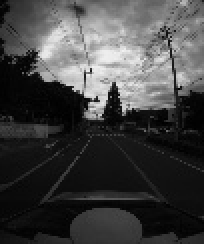
//> input picture build/Test00_template/000133.jpg, 102 x 122 px (shown 2 times larger)
$ ./lbp_hog   (built with g++ and OpenCV 4)
//> lines starting //> are read from the running program, lines starting //| are printed output that depends on the picture
#include <opencv2/opencv.hpp>
#include <cstdio>
#include <iostream>
#include <fstream>
#include <stdio.h>
#include <stdlib.h>
#include <time.h>
#include <unistd.h>
#include <vector>
#include <omp.h>
#include <time.h>

int LBP_filter[3][3] = {{64, 32, 16},
                        {128, 0, 8},
                        {1, 2, 4}};

void cvt_LBP(const cv::Mat &src, cv::Mat &lbp)
{
  lbp = cv::Mat(src.rows, src.cols, CV_8UC1);
  lbp = cv::Scalar::all(0);
  cv::Mat padsrc;
  // cv::cvtColor(padsrc, padsrc, cv::COLOR_BGR2GRAY);
  copyMakeBorder(src, padsrc, 1, 1, 1, 1, cv::BORDER_REPLICATE);

  // cv::imshow("first", src);
  // cv::imshow("third", lbp);
  for (int x = 1; x < padsrc.cols - 1; x++)
  {
    for (int y = 1; y < padsrc.rows - 1; y++)
    {
      for (int i = 0; i < 3; i++)
      {
        for (int j = 0; j < 3; j++)
        {
          if (padsrc.at<unsigned char>(y - 1 + j, x - 1 + i) >= padsrc.at<unsigned char>(y, x))
            lbp.at<unsigned char>(y - 1, x - 1) += LBP_filter[i][j];
        }
      }
    }
  }
  // cv::imshow("second", lbp);
}

#define N_BIN 9             // ヒストグラムのビン数
#define THETA (180 / N_BIN) // 分解能

#define CELL_SIZE 20                     // セルの大きさ（ピクセル数）
#define BLOCK_SIZE 3                     // ブロックの大きさ（セル数）奇数
#define R (CELL_SIZE * (BLOCK_SIZE)*0.5) // ブロックの大きさの半分（ピクセル数）

// 積分画像生成
// [151 lines left out: functions calculateIntegralHOG, calculateHOGInCell, getHOG, cvt_HOG, not called in this run]

int main()
{

  cv::Mat src, src2, dst_LBP, dst_HOG, dst_LBP2, dst_HOG2;
  cv::Mat gray;
  src = cv::imread("Test00/000315.jpg", 0);
//> 000315.jpg cannot be read in this run, so this picture is empty
  src2 = cv::imread("Test01/000133.jpg", 0);//133
//> src2 is the input picture: 122 rows x 102 cols, CV_8UC1; min 0, max 242, mean 66.3
  cvt_LBP(src, dst_LBP);
//> in cvt_LBP, `copyMakeBorder(src, padsrc, 1, 1, 1, 1, cv::BORDER_REPLICATE);`: padsrc = [[0, 0], [0, 0]]
  //cvt_HOG(src, dst_HOG);
  cvt_LBP(src2, dst_LBP2);
//> in cvt_LBP (call 2), `copyMakeBorder(src, padsrc, 1, 1, 1, 1, cv::BORDER_REPLICATE);`:
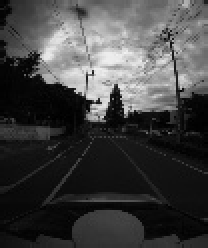
//> padsrc: 124 rows x 104 cols, CV_8UC1 (shown 2 times larger); min 0, max 242, mean 65.6
//> after the loop in cvt_LBP (call 2), `for (int x = 1; x < padsrc.cols - 1; x++)`:
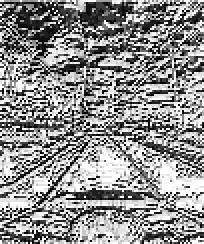
//> lbp: 122 rows x 102 cols, CV_8UC1 (shown 2 times larger); min 0, max 255, mean 143.6
  //cvt_HOG(src2, dst_HOG2);
  // std::cout << dst_HOG.cols << "  " << src.cols << std::endl;
  //cv::imshow("a", src);
//> (the run ends here: the program stops with an error, at `cv::imshow("b", dst_LBP);`)

$ run again, with build/Test00_template/000012.jpg copied over build/Test00_template/000133.jpg
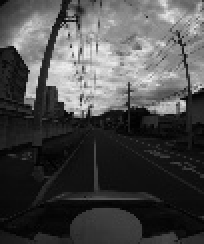
//> input picture build/Test00_template/000012.jpg, 102 x 122 px (shown 2 times larger)
//> src2 is the input picture: 122 rows x 102 cols, CV_8UC1; min 0, max 238, mean 73.6
//> padsrc = [[0, 0], [0, 0]]
//> in cvt_LBP (call 2), `copyMakeBorder(src, padsrc, 1, 1, 1, 1, cv::BORDER_REPLICATE);`:
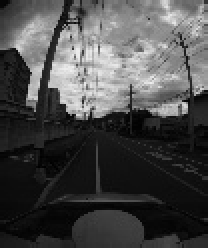
//> padsrc: 124 rows x 104 cols, CV_8UC1 (shown 2 times larger); min 0, max 238, mean 73
//> after the loop in cvt_LBP (call 2), `for (int x = 1; x < padsrc.cols - 1; x++)`:
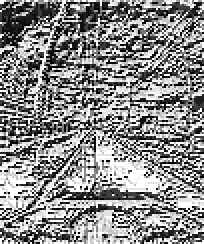
//> lbp: 122 rows x 102 cols, CV_8UC1 (shown 2 times larger); min 0, max 255, mean 139.2

$ run again, with build/Test00_template/000014.jpg copied over build/Test00_template/000133.jpg
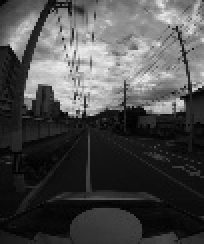
//> input picture build/Test00_template/000014.jpg, 102 x 122 px (shown 2 times larger)
//> src2 is the input picture: 122 rows x 102 cols, CV_8UC1; min 0, max 237, mean 74.5
//> padsrc = [[0, 0], [0, 0]]
//> in cvt_LBP (call 2), `copyMakeBorder(src, padsrc, 1, 1, 1, 1, cv::BORDER_REPLICATE);`:
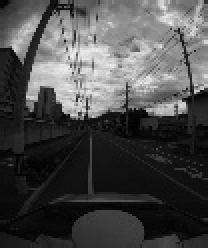
//> padsrc: 124 rows x 104 cols, CV_8UC1 (shown 2 times larger); min 0, max 237, mean 74
//> after the loop in cvt_LBP (call 2), `for (int x = 1; x < padsrc.cols - 1; x++)`:
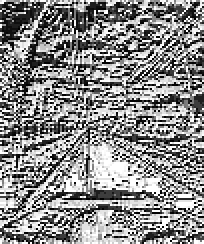
//> lbp: 122 rows x 102 cols, CV_8UC1 (shown 2 times larger); min 0, max 255, mean 139
